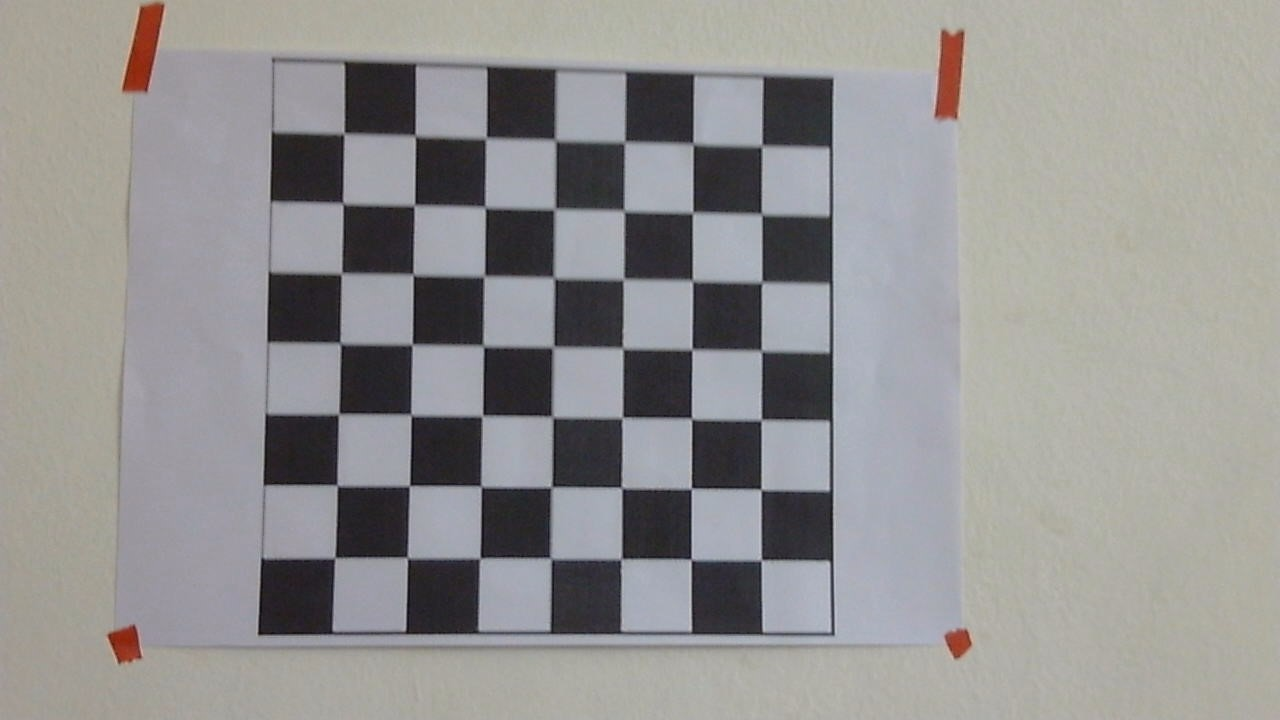
#> input picture Lab/lab_VSC_files/images/WIN_20230130_21_55_10_Pro.jpg, 1280 x 720 px; its folder holds 4 pictures in this run
$ jupyter execute chat_gpt_camera_matrix.ipynb
#> lines starting #> are read from the running program, lines starting #| are printed output that depends on the picture
[cell 1]
import cv2
import numpy as np
import glob

[cell 2]
pattern_size = (7, 7)

[cell 3]
square_size = 0.025 # 2.5 cm

[cell 4]
object_points = np.zeros((pattern_size[0] * pattern_size[1], 3), np.float32)
object_points[:, :2] = np.mgrid[0:pattern_size[0], 0:pattern_size[1]].T.reshape(-1, 2)
object_points *= square_size

[cell 5]
image_points = []
obj_points = []

[cell 6]
images = glob.glob('./images/*.jpg')
for fname in images:
    # Load the image
    img = cv2.imread(fname)
#> img is the input picture: shape (720, 1280, 3); mean B, G, R 145.9, 146.7, 148

    # Convert the image to grayscale
    gray = cv2.cvtColor(img, cv2.COLOR_BGR2GRAY)

    # Find the chessboard corners in the image
    ret, corners = cv2.findChessboardCorners(gray, pattern_size, None)
#> ret = True; corners = 49 rows, first 8: [344, 133.5], [415.5, 135.5], [482.7, 140.4], [558.1, 143], [626.2, 144.3], [693, 144], [762, 146], [341.4, 205.4]

    # If the corners are found, add them to the list of image points and object points
    if ret:
        image_points.append(corners)
        obj_points.append(object_points)

[cell 7]
ret, corners = cv2.findChessboardCorners(gray, pattern_size, cv2.CALIB_CB_ADAPTIVE_THRESH + cv2.CALIB_CB_FAST_CHECK + cv2.CALIB_CB_NORMALIZE_IMAGE)
#> corners = 49 rows, first 8: [906.7, 221.5], [902.9, 275.4], [895.4, 330.6], [885.3, 386.8], [880.2, 443.5], [873.2, 501], [862.6, 561.5], [848.4, 226]
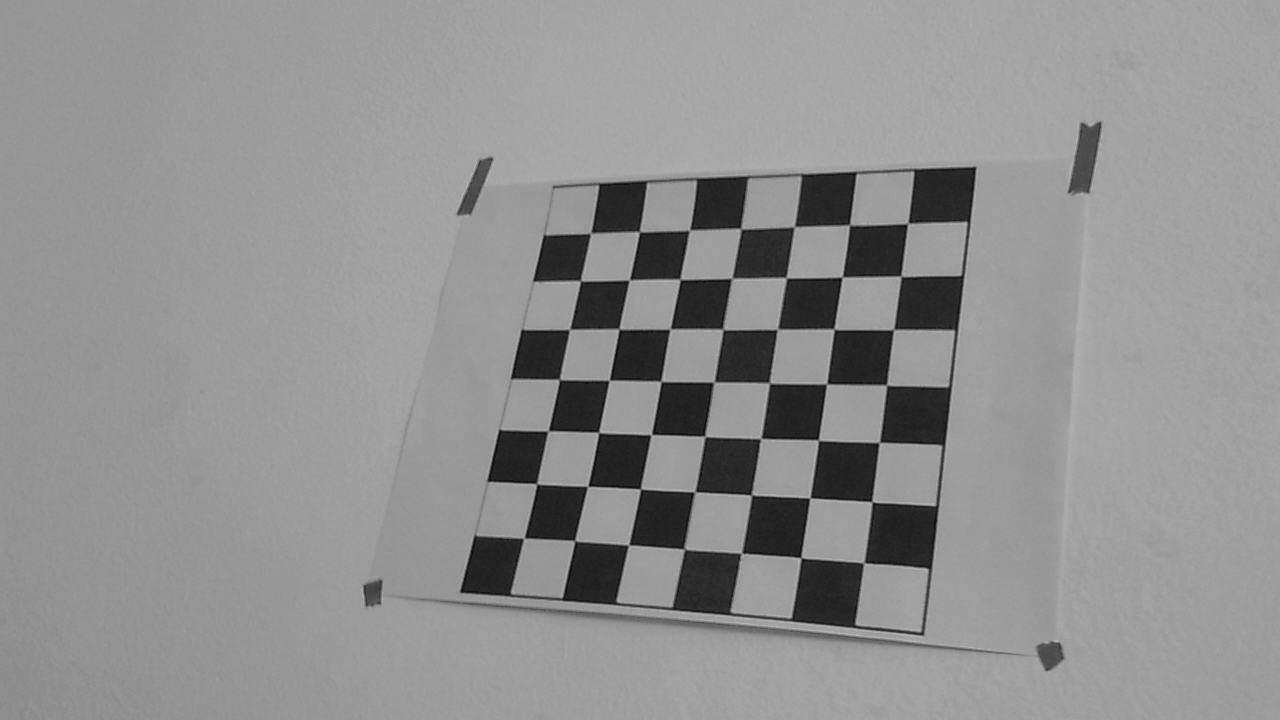
#> gray: shape (720, 1280); min 4, max 188, mean 144.5
